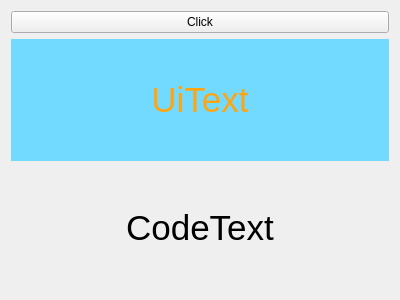
<?xml version="1.0" encoding="UTF-8"?>
<ui version="4.0">
 <class>Widget</class>
 <widget class="QWidget" name="Widget">
  <property name="geometry">
   <rect>
    <x>0</x>
    <y>0</y>
    <width>400</width>
    <height>300</height>
   </rect>
  </property>
  <property name="windowTitle">
   <string>Widget</string>
  </property>
  <layout class="QVBoxLayout" name="verticalLayout_2">
   <item>
    <layout class="QVBoxLayout" name="verticalLayout">
     <item>
      <widget class="QPushButton" name="pushButton">
       <property name="text">
        <string>Click</string>
       </property>
      </widget>
     </item>
     <item>
      <widget class="QLabel" name="uiTextLabel">
       <property name="font">
        <font>
         <pointsize>26</pointsize>
        </font>
       </property>
       <property name="styleSheet">
        <string notr="true">background-color: rgb(114, 218, 255);
color: rgb(255, 165, 19);</string>
       </property>
       <property name="text">
        <string>UiText</string>
       </property>
       <property name="alignment">
        <set>Qt::AlignCenter</set>
       </property>
      </widget>
     </item>
     <item>
      <widget class="QLabel" name="codeTextLabel">
       <property name="font">
        <font>
         <pointsize>26</pointsize>
        </font>
       </property>
       <property name="text">
        <string>CodeText</string>
       </property>
       <property name="alignment">
        <set>Qt::AlignCenter</set>
       </property>
      </widget>
     </item>
    </layout>
   </item>
  </layout>
 </widget>
 <layoutdefault spacing="6" margin="11"/>
 <resources/>
 <connections/>
</ui>
